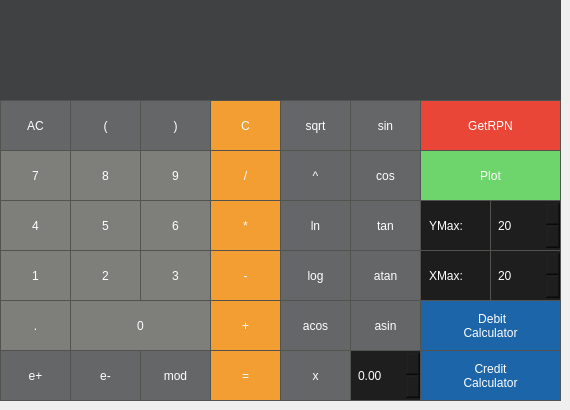
  <widget class="QWidget" name="centralwidget">
   <property name="sizePolicy">
    <sizepolicy hsizetype="Preferred" vsizetype="Preferred">
     <horstretch>0</horstretch>
     <verstretch>0</verstretch>
    </sizepolicy>
   </property>
   <widget class="QLineEdit" name="Display">
    <property name="geometry">
     <rect>
      <x>0</x>
      <y>0</y>
      <width>561</width>
      <height>101</height>
     </rect>
    </property>
    <property name="sizePolicy">
     <sizepolicy hsizetype="Preferred" vsizetype="Expanding">
      <horstretch>0</horstretch>
      <verstretch>0</verstretch>
     </sizepolicy>
    </property>
    <property name="font">
     <font>
      <family>Arial Narrow</family>
      <pointsize>36</pointsize>
      <bold>true</bold>
     </font>
    </property>
    <property name="styleSheet">
     <string notr="true">QLineEdit {
	background-color: rgb(64, 65, 66);
	border: 1px rgb(82, 83, 79);
	color: #ffffff;
}</string>
    </property>
    <property name="maxLength">
     <number>255</number>
    </property>
    <property name="cursorPosition">
     <number>0</number>
    </property>
    <property name="alignment">
     <set>Qt::AlignRight|Qt::AlignTrailing|Qt::AlignVCenter</set>
    </property>
   </widget>
   <widget class="QPushButton" name="Button7">
    <property name="geometry">
     <rect>
      <x>0</x>
      <y>150</y>
      <width>71</width>
      <height>51</height>
     </rect>
    </property>
    <property name="sizePolicy">
     <sizepolicy hsizetype="Preferred" vsizetype="Preferred">
      <horstretch>0</horstretch>
      <verstretch>0</verstretch>
     </sizepolicy>
    </property>
    <property name="styleSheet">
     <string notr="true">QPushButton {
	background-color: rgb(126, 126, 123);
    font: bold 18pt &quot;Arial&quot;;
    color: #ffffff;
	border: 1px solid rgb(82, 83, 79);
	padding: 5px;
}

QPushButton:pressed {
	background-color: rgb(242, 242, 242);
	border: 1px solid rgb(82, 83, 79);
	padding: 5px;
}</string>
    </property>
    <property name="text">
     <string>7</string>
    </property>
   </widget>
   <widget class="QPushButton" name="Button8">
    <property name="geometry">
     <rect>
      <x>70</x>
      <y>150</y>
      <width>71</width>
      <height>51</height>
     </rect>
    </property>
    <property name="sizePolicy">
     <sizepolicy hsizetype="Preferred" vsizetype="Preferred">
      <horstretch>0</horstretch>
      <verstretch>0</verstretch>
     </sizepolicy>
    </property>
    <property name="styleSheet">
     <string notr="true">QPushButton {
	background-color: rgb(126, 126, 123);
    font: bold 18pt &quot;Arial&quot;;
    color: #ffffff;
	border: 1px solid rgb(82, 83, 79);
	padding: 5px;
}

QPushButton:pressed {
	background-color: rgb(242, 242, 242);
	border: 1px solid rgb(82, 83, 79);
	padding: 5px;
}</string>
    </property>
    <property name="text">
     <string>8</string>
    </property>
   </widget>
   <widget class="QPushButton" name="Button9">
    <property name="geometry">
     <rect>
      <x>140</x>
      <y>150</y>
      <width>71</width>
      <height>51</height>
     </rect>
    </property>
    <property name="sizePolicy">
     <sizepolicy hsizetype="Preferred" vsizetype="Preferred">
      <horstretch>0</horstretch>
      <verstretch>0</verstretch>
     </sizepolicy>
    </property>
    <property name="styleSheet">
     <string notr="true">QPushButton {
	background-color: rgb(126, 126, 123);
    font: bold 18pt &quot;Arial&quot;;
    color: #ffffff;
	border: 1px solid rgb(82, 83, 79);
	padding: 5px;
}

QPushButton:pressed {
	background-color: rgb(242, 242, 242);
	border: 1px solid rgb(82, 83, 79);
	padding: 5px;
}</string>
    </property>
    <property name="text">
     <string>9</string>
    </property>
   </widget>
   <widget class="QPushButton" name="div">
    <property name="geometry">
     <rect>
      <x>210</x>
      <y>150</y>
      <width>71</width>
      <height>51</height>
     </rect>
    </property>
    <property name="sizePolicy">
     <sizepolicy hsizetype="Preferred" vsizetype="Preferred">
      <horstretch>0</horstretch>
      <verstretch>0</verstretch>
     </sizepolicy>
    </property>
    <property name="styleSheet">
     <string notr="true">QPushButton {
	background-color: rgb(242, 158, 51);
    font: bold 18pt &quot;Arial&quot;;
    color: #ffffff;
	border: 1px solid rgb(82, 83, 79);
	padding: 5px;
}

QPushButton:pressed {
	background-color: rgb(242, 242, 242);
	border: 1px solid rgb(82, 83, 79);
	padding: 5px;
}</string>
    </property>
    <property name="text">
     <string>/</string>
    </property>
   </widget>
   <widget class="QPushButton" name="Clear">
    <property name="geometry">
     <rect>
      <x>0</x>
      <y>100</y>
      <width>71</width>
      <height>51</height>
     </rect>
    </property>
    <property name="sizePolicy">
     <sizepolicy hsizetype="Preferred" vsizetype="Preferred">
      <horstretch>0</horstretch>
      <verstretch>0</verstretch>
     </sizepolicy>
    </property>
    <property name="styleSheet">
     <string notr="true">QPushButton {
	background-color: rgb(100, 102, 104);
    font: bold 18pt &quot;Arial&quot;;
    color: #ffffff;
	border: 1px solid rgb(82, 83, 79);
	padding: 5px;
}

QPushButton:pressed {
	background-color: rgb(242, 242, 242);
	border: 1px solid rgb(82, 83, 79);
	padding: 5px;
}</string>
    </property>
    <property name="text">
     <string>AC</string>
    </property>
   </widget>
   <widget class="QPushButton" name="Button4">
    <property name="geometry">
     <rect>
      <x>0</x>
      <y>200</y>
      <width>71</width>
      <height>51</height>
     </rect>
    </property>
    <property name="sizePolicy">
     <sizepolicy hsizetype="Preferred" vsizetype="Preferred">
      <horstretch>0</horstretch>
      <verstretch>0</verstretch>
     </sizepolicy>
    </property>
    <property name="styleSheet">
     <string notr="true">QPushButton {
	background-color: rgb(126, 126, 123);
    font: bold 18pt &quot;Arial&quot;;
    color: #ffffff;
	border: 1px solid rgb(82, 83, 79);
	padding: 5px;
}

QPushButton:pressed {
	background-color: rgb(242, 242, 242);
	border: 1px solid rgb(82, 83, 79);
	padding: 5px;
}</string>
    </property>
    <property name="text">
     <string>4</string>
    </property>
   </widget>
   <widget class="QPushButton" name="Button5">
    <property name="geometry">
     <rect>
      <x>70</x>
      <y>200</y>
      <width>71</width>
      <height>51</height>
     </rect>
    </property>
    <property name="sizePolicy">
     <sizepolicy hsizetype="Preferred" vsizetype="Preferred">
      <horstretch>0</horstretch>
      <verstretch>0</verstretch>
     </sizepolicy>
    </property>
    <property name="styleSheet">
     <string notr="true">QPushButton {
	background-color: rgb(126, 126, 123);
    font: bold 18pt &quot;Arial&quot;;
    color: #ffffff;
	border: 1px solid rgb(82, 83, 79);
	padding: 5px;
}

QPushButton:pressed {
	background-color: rgb(242, 242, 242);
	border: 1px solid rgb(82, 83, 79);
	padding: 5px;
}</string>
    </property>
    <property name="text">
     <string>5</string>
    </property>
   </widget>
   <widget class="QPushButton" name="Button6">
    <property name="geometry">
     <rect>
      <x>140</x>
      <y>200</y>
      <width>71</width>
      <height>51</height>
     </rect>
    </property>
    <property name="sizePolicy">
     <sizepolicy hsizetype="Preferred" vsizetype="Preferred">
      <horstretch>0</horstretch>
      <verstretch>0</verstretch>
     </sizepolicy>
    </property>
    <property name="styleSheet">
     <string notr="true">QPushButton {
	background-color: rgb(126, 126, 123);
    font: bold 18pt &quot;Arial&quot;;
    color: #ffffff;
	border: 1px solid rgb(82, 83, 79);
	padding: 5px;
}

QPushButton:pressed {
	background-color: rgb(242, 242, 242);
	border: 1px solid rgb(82, 83, 79);
	padding: 5px;
}</string>
    </property>
    <property name="text">
     <string>6</string>
    </property>
   </widget>
   <widget class="QPushButton" name="mul">
    <property name="geometry">
     <rect>
      <x>210</x>
      <y>200</y>
      <width>71</width>
      <height>51</height>
     </rect>
    </property>
    <property name="sizePolicy">
     <sizepolicy hsizetype="Preferred" vsizetype="Preferred">
      <horstretch>0</horstretch>
      <verstretch>0</verstretch>
     </sizepolicy>
    </property>
    <property name="styleSheet">
     <string notr="true">QPushButton {
	background-color: rgb(242, 158, 51);
    font: bold 18pt &quot;Arial&quot;;
    color: #ffffff;
	border: 1px solid rgb(82, 83, 79);
	padding: 5px;
}

QPushButton:pressed {
	background-color: rgb(242, 242, 242);
	border: 1px solid rgb(82, 83, 79);
	padding: 5px;
}</string>
    </property>
    <property name="text">
     <string>*</string>
    </property>
   </widget>
   <widget class="QPushButton" name="breket_r">
    <property name="geometry">
     <rect>
      <x>70</x>
      <y>100</y>
      <width>71</width>
      <height>51</height>
     </rect>
    </property>
    <property name="sizePolicy">
     <sizepolicy hsizetype="Preferred" vsizetype="Preferred">
      <horstretch>0</horstretch>
      <verstretch>0</verstretch>
     </sizepolicy>
    </property>
    <property name="styleSheet">
     <string notr="true">QPushButton {
	background-color: rgb(100, 102, 104);
    font: bold 18pt &quot;Arial&quot;;
    color: #ffffff;
	border: 1px solid rgb(82, 83, 79);
	padding: 5px;
}

QPushButton:pressed {
	background-color: rgb(242, 242, 242);
	border: 1px solid rgb(82, 83, 79);
	padding: 5px;
}</string>
    </property>
    <property name="text">
     <string>(</string>
    </property>
   </widget>
   <widget class="QPushButton" name="Button1">
    <property name="geometry">
     <rect>
      <x>0</x>
      <y>250</y>
      <width>71</width>
      <height>51</height>
     </rect>
    </property>
    <property name="sizePolicy">
     <sizepolicy hsizetype="Preferred" vsizetype="Preferred">
      <horstretch>0</horstretch>
      <verstretch>0</verstretch>
     </sizepolicy>
    </property>
    <property name="styleSheet">
     <string notr="true">QPushButton {
	background-color: rgb(126, 126, 123);
    font: bold 18pt &quot;Arial&quot;;
    color: #ffffff;
	border: 1px solid rgb(82, 83, 79);
	padding: 5px;
}

QPushButton:pressed {
	background-color: rgb(242, 242, 242);
	border: 1px solid rgb(82, 83, 79);
	padding: 5px;
}</string>
    </property>
    <property name="text">
     <string>1</string>
    </property>
   </widget>
   <widget class="QPushButton" name="Button2">
    <property name="geometry">
     <rect>
      <x>70</x>
      <y>250</y>
      <width>71</width>
      <height>51</height>
     </rect>
    </property>
    <property name="sizePolicy">
     <sizepolicy hsizetype="Preferred" vsizetype="Preferred">
      <horstretch>0</horstretch>
      <verstretch>0</verstretch>
     </sizepolicy>
    </property>
    <property name="styleSheet">
     <string notr="true">QPushButton {
	background-color: rgb(126, 126, 123);
    font: bold 18pt &quot;Arial&quot;;
    color: #ffffff;
	border: 1px solid rgb(82, 83, 79);
	padding: 5px;
}

QPushButton:pressed {
	background-color: rgb(242, 242, 242);
	border: 1px solid rgb(82, 83, 79);
	padding: 5px;
}</string>
    </property>
    <property name="text">
     <string>2</string>
    </property>
   </widget>
   <widget class="QPushButton" name="Button3">
    <property name="geometry">
     <rect>
      <x>140</x>
      <y>250</y>
      <width>71</width>
      <height>51</height>
     </rect>
    </property>
    <property name="sizePolicy">
     <sizepolicy hsizetype="Preferred" vsizetype="Preferred">
      <horstretch>0</horstretch>
      <verstretch>0</verstretch>
     </sizepolicy>
    </property>
    <property name="styleSheet">
     <string notr="true">QPushButton {
	background-color: rgb(126, 126, 123);
    font: bold 18pt &quot;Arial&quot;;
    color: #ffffff;
	border: 1px solid rgb(82, 83, 79);
	padding: 5px;
}

QPushButton:pressed {
	background-color: rgb(242, 242, 242);
	border: 1px solid rgb(82, 83, 79);
	padding: 5px;
}</string>
    </property>
    <property name="text">
     <string>3</string>
    </property>
   </widget>
   <widget class="QPushButton" name="sub">
    <property name="geometry">
     <rect>
      <x>210</x>
      <y>250</y>
      <width>71</width>
      <height>51</height>
     </rect>
    </property>
    <property name="sizePolicy">
     <sizepolicy hsizetype="Preferred" vsizetype="Preferred">
      <horstretch>0</horstretch>
      <verstretch>0</verstretch>
     </sizepolicy>
    </property>
    <property name="styleSheet">
     <string notr="true">QPushButton {
	background-color: rgb(242, 158, 51);
    font: bold 18pt &quot;Arial&quot;;
    color: #ffffff;
	border: 1px solid rgb(82, 83, 79);
	padding: 5px;
}

QPushButton:pressed {
	background-color: rgb(242, 242, 242);
	border: 1px solid rgb(82, 83, 79);
	padding: 5px;
}</string>
    </property>
    <property name="text">
     <string>-</string>
    </property>
   </widget>
   <widget class="QPushButton" name="pow">
    <property name="geometry">
     <rect>
      <x>280</x>
      <y>150</y>
      <width>71</width>
      <height>51</height>
     </rect>
    </property>
    <property name="sizePolicy">
     <sizepolicy hsizetype="Preferred" vsizetype="Preferred">
      <horstretch>0</horstretch>
      <verstretch>0</verstretch>
     </sizepolicy>
    </property>
    <property name="styleSheet">
     <string notr="true">QPushButton {
	background-color: rgb(100, 102, 104);
    font: bold 18pt &quot;Arial&quot;;
    color: #ffffff;
	border: 1px solid rgb(82, 83, 79);
	padding: 5px;
}

QPushButton:pressed {
	background-color: rgb(242, 242, 242);
	border: 1px solid rgb(82, 83, 79);
	padding: 5px;
}</string>
    </property>
    <property name="text">
     <string>^</string>
    </property>
   </widget>
   <widget class="QPushButton" name="dot">
    <property name="geometry">
     <rect>
      <x>0</x>
      <y>300</y>
      <width>71</width>
      <height>51</height>
     </rect>
    </property>
    <property name="sizePolicy">
     <sizepolicy hsizetype="Preferred" vsizetype="Preferred">
      <horstretch>0</horstretch>
      <verstretch>0</verstretch>
     </sizepolicy>
    </property>
    <property name="styleSheet">
     <string notr="true">QPushButton {
	background-color: rgb(126, 126, 123);
    font: bold 18pt &quot;Arial&quot;;
    color: #ffffff;
	border: 1px solid rgb(82, 83, 79);
	padding: 5px;
}

QPushButton:pressed {
	background-color: rgb(242, 242, 242);
	border: 1px solid rgb(82, 83, 79);
	padding: 5px;
}</string>
    </property>
    <property name="text">
     <string>.</string>
    </property>
   </widget>
   <widget class="QPushButton" name="Button0">
    <property name="geometry">
     <rect>
      <x>70</x>
      <y>300</y>
      <width>141</width>
      <height>51</height>
     </rect>
    </property>
    <property name="sizePolicy">
     <sizepolicy hsizetype="Preferred" vsizetype="Preferred">
      <horstretch>0</horstretch>
      <verstretch>0</verstretch>
     </sizepolicy>
    </property>
    <property name="styleSheet">
     <string notr="true">QPushButton {
	background-color: rgb(126, 126, 123);
    font: bold 18pt &quot;Arial&quot;;
    color: #ffffff;
	border: 1px solid rgb(82, 83, 79);
	padding: 5px;
}

QPushButton:pressed {
	background-color: rgb(242, 242, 242);
	border: 1px solid rgb(82, 83, 79);
	padding: 5px;
}</string>
    </property>
    <property name="text">
     <string>0</string>
    </property>
   </widget>
   <widget class="QPushButton" name="equal">
    <property name="geometry">
     <rect>
      <x>210</x>
      <y>350</y>
      <width>71</width>
      <height>51</height>
     </rect>
    </property>
    <property name="sizePolicy">
     <sizepolicy hsizetype="Preferred" vsizetype="Preferred">
      <horstretch>0</horstretch>
      <verstretch>0</verstretch>
     </sizepolicy>
    </property>
    <property name="styleSheet">
     <string notr="true">QPushButton {
	background-color: rgb(242, 158, 51);
    font: bold 18pt &quot;Arial&quot;;
    color: #ffffff;
	border: 1px solid rgb(82, 83, 79);
	padding: 5px;
}

QPushButton:pressed {
	background-color: rgb(242, 242, 242);
	border: 1px solid rgb(82, 83, 79);
	padding: 5px;
}</string>
    </property>
    <property name="text">
     <string>=</string>
    </property>
   </widget>
   <widget class="QPushButton" name="add">
    <property name="geometry">
     <rect>
      <x>210</x>
      <y>300</y>
      <width>71</width>
      <height>51</height>
     </rect>
    </property>
    <property name="sizePolicy">
     <sizepolicy hsizetype="Preferred" vsizetype="Preferred">
      <horstretch>0</horstretch>
      <verstretch>0</verstretch>
     </sizepolicy>
    </property>
    <property name="styleSheet">
     <string notr="true">QPushButton {
	background-color: rgb(242, 158, 51);
    font: bold 18pt &quot;Arial&quot;;
    color: #ffffff;
	border: 1px solid rgb(82, 83, 79);
	padding: 5px;
}

QPushButton:pressed {
	background-color: rgb(242, 242, 242);
	border: 1px solid rgb(82, 83, 79);
	padding: 5px;
}</string>
    </property>
    <property name="text">
     <string>+</string>
    </property>
   </widget>
   <widget class="QPushButton" name="sqrt">
    <property name="geometry">
     <rect>
      <x>280</x>
      <y>100</y>
      <width>71</width>
      <height>51</height>
     </rect>
    </property>
    <property name="sizePolicy">
     <sizepolicy hsizetype="Preferred" vsizetype="Preferred">
      <horstretch>0</horstretch>
      <verstretch>0</verstretch>
     </sizepolicy>
    </property>
    <property name="styleSheet">
     <string notr="true">QPushButton {
	background-color: rgb(100, 102, 104);
    font: bold 18pt &quot;Arial&quot;;
    color: #ffffff;
	border: 1px solid rgb(82, 83, 79);
	padding: 5px;
}

QPushButton:pressed {
	background-color: rgb(242, 242, 242);
	border: 1px solid rgb(82, 83, 79);
	padding: 5px;
}</string>
    </property>
    <property name="text">
     <string>sqrt</string>
    </property>
   </widget>
   <widget class="QPushButton" name="breket_l">
    <property name="geometry">
     <rect>
      <x>140</x>
      <y>100</y>
      <width>71</width>
      <height>51</height>
     </rect>
    </property>
    <property name="styleSheet">
     <string notr="true">QPushButton {
	background-color: rgb(100, 102, 104);
    font: bold 18pt &quot;Arial&quot;;
    color: #ffffff;
	border: 1px solid rgb(82, 83, 79);
	padding: 5px;
}

QPushButton:pressed {
	background-color: rgb(242, 242, 242);
	border: 1px solid rgb(82, 83, 79);
	padding: 5px;
}</string>
    </property>
    <property name="text">
     <string>)</string>
    </property>
   </widget>
   <widget class="QPushButton" name="ln">
    <property name="geometry">
     <rect>
      <x>280</x>
      <y>200</y>
      <width>71</width>
      <height>51</height>
     </rect>
    </property>
    <property name="styleSheet">
     <string notr="true">QPushButton {
	background-color: rgb(100, 102, 104);
    font: bold 18pt &quot;Arial&quot;;
    color: #ffffff;
	border: 1px solid rgb(82, 83, 79);
	padding: 5px;
}

QPushButton:pressed {
	background-color: rgb(242, 242, 242);
	border: 1px solid rgb(82, 83, 79);
	padding: 5px;
}</string>
    </property>
    <property name="text">
     <string>ln</string>
    </property>
   </widget>
   <widget class="QPushButton" name="log">
    <property name="geometry">
     <rect>
      <x>280</x>
      <y>250</y>
      <width>71</width>
      <height>51</height>
     </rect>
    </property>
    <property name="styleSheet">
     <string notr="true">QPushButton {
	background-color: rgb(100, 102, 104);
    font: bold 18pt &quot;Arial&quot;;
    color: #ffffff;
	border: 1px solid rgb(82, 83, 79);
	padding: 5px;
}

QPushButton:pressed {
	background-color: rgb(242, 242, 242);
	border: 1px solid rgb(82, 83, 79);
	padding: 5px;
}</string>
    </property>
    <property name="text">
     <string>log</string>
    </property>
   </widget>
   <widget class="QPushButton" name="mod">
    <property name="geometry">
     <rect>
      <x>140</x>
      <y>350</y>
      <width>71</width>
      <height>51</height>
     </rect>
    </property>
    <property name="styleSheet">
     <string notr="true">QPushButton {
	background-color: rgb(100, 102, 104);
    font: bold 18pt &quot;Arial&quot;;
    color: #ffffff;
	border: 1px solid rgb(82, 83, 79);
	padding: 5px;
}

QPushButton:pressed {
	background-color: rgb(242, 242, 242);
	border: 1px solid rgb(82, 83, 79);
	padding: 5px;
}</string>
    </property>
    <property name="text">
     <string>mod</string>
    </property>
   </widget>
   <widget class="QPushButton" name="sin">
    <property name="geometry">
     <rect>
      <x>350</x>
      <y>100</y>
      <width>71</width>
      <height>51</height>
     </rect>
    </property>
    <property name="sizePolicy">
     <sizepolicy hsizetype="Preferred" vsizetype="Preferred">
      <horstretch>0</horstretch>
      <verstretch>0</verstretch>
     </sizepolicy>
    </property>
    <property name="styleSheet">
     <string notr="true">QPushButton {
	background-color: rgb(100, 102, 104);
    font: bold 18pt &quot;Arial&quot;;
    color: #ffffff;
	border: 1px solid rgb(82, 83, 79);
	padding: 5px;
}

QPushButton:pressed {
	background-color: rgb(242, 242, 242);
	border: 1px solid rgb(82, 83, 79);
	padding: 5px;
}</string>
    </property>
    <property name="text">
     <string>sin</string>
    </property>
   </widget>
   <widget class="QPushButton" name="cos">
    <property name="geometry">
     <rect>
      <x>350</x>
      <y>150</y>
      <width>71</width>
      <height>51</height>
     </rect>
    </property>
    <property name="sizePolicy">
     <sizepolicy hsizetype="Preferred" vsizetype="Preferred">
      <horstretch>0</horstretch>
      <verstretch>0</verstretch>
     </sizepolicy>
    </property>
    <property name="styleSheet">
     <string notr="true">QPushButton {
	background-color: rgb(100, 102, 104);
    font: bold 18pt &quot;Arial&quot;;
    color: #ffffff;
	border: 1px solid rgb(82, 83, 79);
	padding: 5px;
}

QPushButton:pressed {
	background-color: rgb(242, 242, 242);
	border: 1px solid rgb(82, 83, 79);
	padding: 5px;
}</string>
    </property>
    <property name="text">
     <string>cos</string>
    </property>
   </widget>
   <widget class="QPushButton" name="atan">
    <property name="geometry">
     <rect>
      <x>350</x>
      <y>250</y>
      <width>71</width>
      <height>51</height>
     </rect>
    </property>
    <property name="styleSheet">
     <string notr="true">QPushButton {
	background-color: rgb(100, 102, 104);
    font: bold 18pt &quot;Arial&quot;;
    color: #ffffff;
	border: 1px solid rgb(82, 83, 79);
	padding: 5px;
}

QPushButton:pressed {
	background-color: rgb(242, 242, 242);
	border: 1px solid rgb(82, 83, 79);
	padding: 5px;
}</string>
    </property>
    <property name="text">
     <string>atan</string>
    </property>
   </widget>
   <widget class="QPushButton" name="asin">
    <property name="geometry">
     <rect>
      <x>350</x>
      <y>300</y>
      <width>71</width>
      <height>51</height>
     </rect>
    </property>
    <property name="styleSheet">
     <string notr="true">QPushButton {
	background-color: rgb(100, 102, 104);
    font: bold 18pt &quot;Arial&quot;;
    color: #ffffff;
	border: 1px solid rgb(82, 83, 79);
	padding: 5px;
}

QPushButton:pressed {
	background-color: rgb(242, 242, 242);
	border: 1px solid rgb(82, 83, 79);
	padding: 5px;
}</string>
    </property>
    <property name="text">
     <string>asin</string>
    </property>
   </widget>
   <widget class="QPushButton" name="tan">
    <property name="geometry">
     <rect>
      <x>350</x>
      <y>200</y>
      <width>71</width>
      <height>51</height>
     </rect>
    </property>
    <property name="styleSheet">
     <string notr="true">QPushButton {
	background-color: rgb(100, 102, 104);
    font: bold 18pt &quot;Arial&quot;;
    color: #ffffff;
	border: 1px solid rgb(82, 83, 79);
	padding: 5px;
}

QPushButton:pressed {
	background-color: rgb(242, 242, 242);
	border: 1px solid rgb(82, 83, 79);
	padding: 5px;
}</string>
    </property>
    <property name="text">
     <string>tan</string>
    </property>
   </widget>
   <widget class="QPushButton" name="acos">
    <property name="geometry">
     <rect>
      <x>280</x>
      <y>300</y>
      <width>71</width>
      <height>51</height>
     </rect>
    </property>
    <property name="sizePolicy">
     <sizepolicy hsizetype="Preferred" vsizetype="Preferred">
      <horstretch>0</horstretch>
      <verstretch>0</verstretch>
     </sizepolicy>
    </property>
    <property name="styleSheet">
     <string notr="true">QPushButton {
	background-color: rgb(100, 102, 104);
    font: bold 18pt &quot;Arial&quot;;
    color: #ffffff;
	border: 1px solid rgb(82, 83, 79);
	padding: 5px;
}

QPushButton:pressed {
	background-color: rgb(242, 242, 242);
	border: 1px solid rgb(82, 83, 79);
	padding: 5px;
}</string>
    </property>
    <property name="text">
     <string>acos</string>
    </property>
   </widget>
   <widget class="QPushButton" name="x">
    <property name="geometry">
     <rect>
      <x>280</x>
      <y>350</y>
      <width>71</width>
      <height>51</height>
     </rect>
    </property>
    <property name="sizePolicy">
     <sizepolicy hsizetype="Preferred" vsizetype="Preferred">
      <horstretch>0</horstretch>
      <verstretch>0</verstretch>
     </sizepolicy>
    </property>
    <property name="styleSheet">
     <string notr="true">QPushButton {
	background-color: rgb(100, 102, 104);
    font: bold 18pt &quot;Arial&quot;;
    color: #ffffff;
	border: 1px solid rgb(82, 83, 79);
	padding: 5px;
}

QPushButton:pressed {
	background-color: rgb(242, 242, 242);
	border: 1px solid rgb(82, 83, 79);
	padding: 5px;
}</string>
    </property>
    <property name="text">
     <string>x</string>
    </property>
   </widget>
   <widget class="QPushButton" name="Plot">
    <property name="geometry">
     <rect>
      <x>420</x>
      <y>150</y>
      <width>141</width>
      <height>51</height>
     </rect>
    </property>
    <property name="styleSheet">
     <string notr="true">QPushButton {
	background-color: rgb(109, 213, 108);
    font: bold 18pt &quot;Arial&quot;;
    color: #ffffff;
	border: 1px solid rgb(82, 83, 79);
	padding: 5px;
}</string>
    </property>
    <property name="text">
     <string>Plot</string>
    </property>
   </widget>
   <widget class="QDoubleSpinBox" name="buttonYMax">
    <property name="geometry">
     <rect>
      <x>490</x>
      <y>200</y>
      <width>71</width>
      <height>51</height>
     </rect>
    </property>
    <property name="styleSheet">
     <string notr="true">QDoubleSpinBox {
	background-color:rgb(30, 30, 30);
    font: bold 18pt &quot;Arial&quot;;
    color: #ffffff;
	border: 1px solid rgb(82, 83, 79);
	padding: 5px;
}</string>
    </property>
    <property name="decimals">
     <number>0</number>
    </property>
    <property name="maximum">
     <double>2000.000000000000000</double>
    </property>
    <property name="value">
     <double>20.000000000000000</double>
    </property>
   </widget>
   <widget class="QDoubleSpinBox" name="buttonXMax">
    <property name="geometry">
     <rect>
      <x>490</x>
      <y>250</y>
      <width>71</width>
      <height>51</height>
     </rect>
    </property>
    <property name="styleSheet">
     <string notr="true">QDoubleSpinBox {
	background-color:rgb(30, 30, 30);
    font: bold 18pt &quot;Arial&quot;;
    color: #ffffff;
	border: 1px solid rgb(82, 83, 79);
	padding: 5px;
}</string>
    </property>
    <property name="wrapping">
     <bool>false</bool>
    </property>
    <property name="frame">
     <bool>true</bool>
    </property>
    <property name="prefix">
     <string notr="true"/>
    </property>
    <property name="suffix">
     <string notr="true"/>
    </property>
    <property name="decimals">
     <number>0</number>
    </property>
    <property name="minimum">
     <double>0.000000000000000</double>
    </property>
    <property name="maximum">
     <double>2000.000000000000000</double>
    </property>
    <property name="value">
     <double>20.000000000000000</double>
    </property>
   </widget>
   <widget class="QDoubleSpinBox" name="buttonXVal">
    <property name="geometry">
     <rect>
      <x>350</x>
      <y>350</y>
      <width>71</width>
      <height>51</height>
     </rect>
    </property>
    <property name="styleSheet">
     <string notr="true">QDoubleSpinBox {
	background-color:rgb(30, 30, 30);
    font: bold 18pt &quot;Arial&quot;;
    color: #ffffff;
	border: 1px solid rgb(82, 83, 79);
	padding: 5px;
}</string>
    </property>
    <property name="minimum">
     <double>-1000.000000000000000</double>
    </property>
    <property name="maximum">
     <double>1000.000000000000000</double>
    </property>
    <property name="singleStep">
     <double>0.500000000000000</double>
    </property>
    <property name="value">
     <double>0.000000000000000</double>
    </property>
   </widget>
   <widget class="QLabel" name="label">
    <property name="geometry">
     <rect>
      <x>420</x>
      <y>200</y>
      <width>71</width>
      <height>51</height>
     </rect>
    </property>
    <property name="styleSheet">
     <string notr="true">QLabel {
	background-color: rgb(29, 29, 29);
    font: bold 18pt &quot;Arial&quot;;
    color: #ffffff;
	border: 1px solid rgb(82, 83, 79);
	padding: 5px;
}</string>
    </property>
    <property name="text">
     <string>YMax:</string>
    </property>
   </widget>
   <widget class="QLabel" name="label_2">
    <property name="geometry">
     <rect>
      <x>420</x>
      <y>250</y>
      <width>71</width>
      <height>51</height>
     </rect>
    </property>
    <property name="styleSheet">
     <string notr="true">QLabel {
	background-color: rgb(29, 29, 29);
    font: bold 18pt &quot;Arial&quot;;
    color: #ffffff;
	border: 1px solid rgb(82, 83, 79);
	padding: 5px;
}</string>
    </property>
    <property name="text">
     <string>XMax:</string>
    </property>
   </widget>
   <widget class="QPushButton" name="Credit">
    <property name="geometry">
     <rect>
      <x>420</x>
      <y>350</y>
      <width>141</width>
      <height>51</height>
     </rect>
    </property>
    <property name="styleSheet">
     <string notr="true">QPushButton {
	background-color: rgb(28, 101, 169);
    font: bold 18pt &quot;Arial&quot;;
    color: #ffffff;
	border: 1px solid rgb(82, 83, 79);
	padding: 5px;
}
QPushButton:pressed {
	background-color: rgb(126, 126, 123);
	border: 1px solid rgb(82, 83, 79);
	padding: 5px;
}</string>
    </property>
    <property name="text">
     <string>Credit 
Calculator</string>
    </property>
   </widget>
   <widget class="QPushButton" name="Debit">
    <property name="geometry">
     <rect>
      <x>420</x>
      <y>300</y>
      <width>141</width>
      <height>51</height>
     </rect>
    </property>
    <property name="styleSheet">
     <string notr="true">QPushButton {
	background-color: rgb(28, 101, 169);
    font: bold 18pt &quot;Arial&quot;;
    color: #ffffff;
	border: 1px solid rgb(82, 83, 79);
	padding: 5px;
}
QPushButton:pressed {
	background-color: rgb(126, 126, 123);
	border: 1px solid rgb(82, 83, 79);
	padding: 5px;
}</string>
    </property>
    <property name="text">
     <string> Debit 
Calculator</string>
    </property>
   </widget>
   <widget class="QPushButton" name="ebut">
    <property name="geometry">
     <rect>
      <x>0</x>
      <y>350</y>
      <width>71</width>
      <height>51</height>
     </rect>
    </property>
    <property name="sizePolicy">
     <sizepolicy hsizetype="Preferred" vsizetype="Preferred">
      <horstretch>0</horstretch>
      <verstretch>0</verstretch>
     </sizepolicy>
    </property>
    <property name="styleSheet">
     <string notr="true">QPushButton {
	background-color: rgb(100, 102, 104);
    font: bold 18pt &quot;Arial&quot;;
    color: #ffffff;
	border: 1px solid rgb(82, 83, 79);
	padding: 5px;
}

QPushButton:pressed {
	background-color: rgb(242, 242, 242);
	border: 1px solid rgb(82, 83, 79);
	padding: 5px;
}</string>
    </property>
    <property name="text">
     <string>e+</string>
    </property>
   </widget>
   <widget class="QPushButton" name="cbut">
    <property name="geometry">
     <rect>
      <x>210</x>
      <y>100</y>
      <width>71</width>
      <height>51</height>
     </rect>
    </property>
    <property name="sizePolicy">
     <sizepolicy hsizetype="Preferred" vsizetype="Preferred">
      <horstretch>0</horstretch>
      <verstretch>0</verstretch>
     </sizepolicy>
    </property>
    <property name="styleSheet">
     <string notr="true">QPushButton {
	background-color: rgb(242, 158, 51);
    font: bold 18pt &quot;Arial&quot;;
    color: #ffffff;
	border: 1px solid rgb(82, 83, 79);
	padding: 5px;
}

QPushButton:pressed {
	background-color: rgb(242, 242, 242);
	border: 1px solid rgb(82, 83, 79);
	padding: 5px;
}</string>
    </property>
    <property name="text">
     <string>C</string>
    </property>
   </widget>
   <widget class="QPushButton" name="enegbut">
    <property name="geometry">
     <rect>
      <x>70</x>
      <y>350</y>
      <width>71</width>
      <height>51</height>
     </rect>
    </property>
    <property name="sizePolicy">
     <sizepolicy hsizetype="Preferred" vsizetype="Preferred">
      <horstretch>0</horstretch>
      <verstretch>0</verstretch>
     </sizepolicy>
    </property>
    <property name="styleSheet">
     <string notr="true">QPushButton {
	background-color: rgb(100, 102, 104);
    font: bold 18pt &quot;Arial&quot;;
    color: #ffffff;
	border: 1px solid rgb(82, 83, 79);
	padding: 5px;
}

QPushButton:pressed {
	background-color: rgb(242, 242, 242);
	border: 1px solid rgb(82, 83, 79);
	padding: 5px;
}</string>
    </property>
    <property name="text">
     <string>e-</string>
    </property>
   </widget>
   <widget class="QPushButton" name="RPN">
    <property name="geometry">
     <rect>
      <x>420</x>
      <y>100</y>
      <width>141</width>
      <height>51</height>
     </rect>
    </property>
    <property name="styleSheet">
     <string notr="true">QPushButton {
	background-color: rgb(233, 70, 56);
    font: bold 18pt &quot;Arial&quot;;
    color: #ffffff;
	border: 1px solid rgb(82, 83, 79);
	padding: 5px;
}</string>
    </property>
    <property name="text">
     <string>GetRPN</string>
    </property>
   </widget>
   <zorder>Display</zorder>
   <zorder>Button8</zorder>
   <zorder>Button9</zorder>
   <zorder>div</zorder>
   <zorder>Button4</zorder>
   <zorder>Button5</zorder>
   <zorder>Button6</zorder>
   <zorder>mul</zorder>
   <zorder>breket_r</zorder>
   <zorder>Button1</zorder>
   <zorder>Button2</zorder>
   <zorder>Button3</zorder>
   <zorder>sub</zorder>
   <zorder>pow</zorder>
   <zorder>dot</zorder>
   <zorder>Button0</zorder>
   <zorder>add</zorder>
   <zorder>sqrt</zorder>
   <zorder>breket_l</zorder>
   <zorder>ln</zorder>
   <zorder>log</zorder>
   <zorder>sin</zorder>
   <zorder>cos</zorder>
   <zorder>atan</zorder>
   <zorder>asin</zorder>
   <zorder>tan</zorder>
   <zorder>acos</zorder>
   <zorder>x</zorder>
   <zorder>equal</zorder>
   <zorder>mod</zorder>
   <zorder>Plot</zorder>
   <zorder>buttonYMax</zorder>
   <zorder>buttonXMax</zorder>
   <zorder>buttonXVal</zorder>
   <zorder>label</zorder>
   <zorder>label_2</zorder>
   <zorder>Credit</zorder>
   <zorder>Debit</zorder>
   <zorder>Button7</zorder>
   <zorder>Clear</zorder>
   <zorder>ebut</zorder>
   <zorder>cbut</zorder>
   <zorder>enegbut</zorder>
   <zorder>RPN</zorder>
  </widget>
